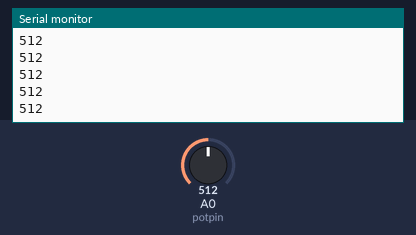
A sketch run on a simulated Arduino Uno, built with avr-gcc and run on an emulated ATmega328P. Shown: the last lines printed to the serial monitor. The test bench sets the inputs (shaded band); at power-on: A0 (potpin) = 512.

Above: at 1.2 s.
1.3 s: A0 (potpin) set to 716
At 2.1 s:
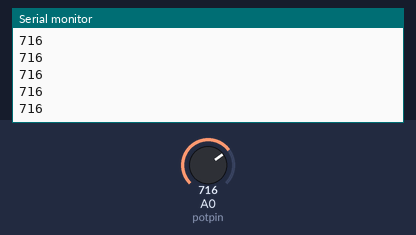
2.8 s: A0 (potpin) set to 900
At 3.7 s:
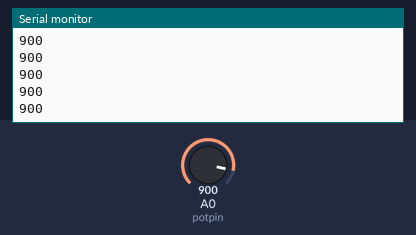
Timing chart, 0 to 5.8 s (numbered marks = the images above; inputs shaded):
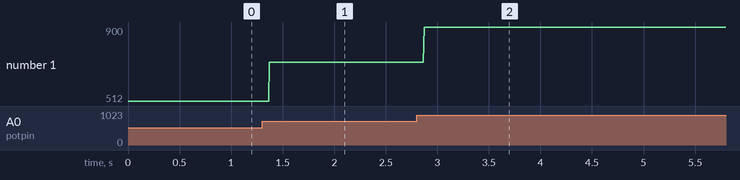

The sketch:

Potentio_meter.ino
```cpp
int potpin = 0;

void setup() {
  pinMode (potpin , INPUT);
  Serial.begin(9600);
  // put your setup code here, to run once:

}

void loop() {
  Serial.println(analogRead(potpin));

  // put your main code here, to run repeatedly:

}
```

Measured:
- after the input at 1.3 s, the serial monitor: prints a new line after 0.07 s (image 1)
- after the input at 2.8 s, the serial monitor: prints a new line after 0.07 s (image 2)
- plotted number 1: 512 → 716 after the input at 1.3 s, 716 → 900 after the input at 2.8 s
